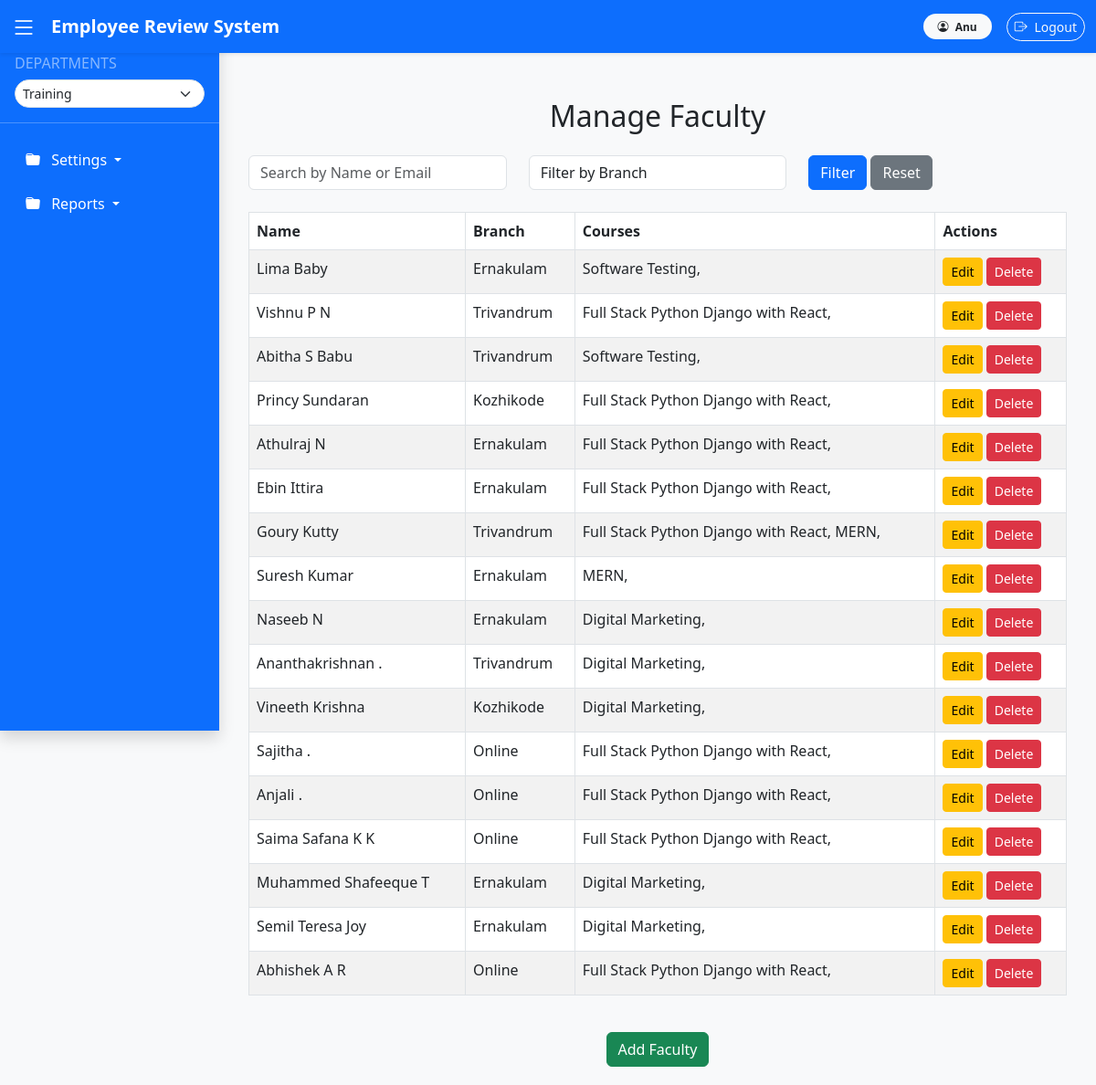
Screenshot of /faculty/ (signed in) with the database file from the repository.
### settings_app/models.py (models this page shows, shortened)
class Master(models.Model):
    created_date = models.DateTimeField(auto_now_add=True)
    isactive = models.BooleanField(default=True,verbose_name="Active")
    created_user = models.ForeignKey(User, null=True, blank=True, on_delete=models.CASCADE)
    class Meta:
        abstract = True
        ordering = ['-isactive']

class FacultyProfile(Master):
    user = models.OneToOneField(User, on_delete=models.CASCADE, related_name="faculty_user")
    branch = models.ForeignKey(Branch, on_delete=models.CASCADE)
    courses = models.ManyToManyField(Course)  # Faculty can teach multiple courses
    mobile_no = PhoneNumberField(null=True, blank=True, region='IN')  # 'IN' for India
    whatsapp_no = PhoneNumberField(null=True, blank=True, region='IN')

class Branch(Master):
    name = models.CharField(max_length=100, unique=True)

class Course(Master):
    name = models.CharField(max_length=100, unique=True)

### settings_app/views.py (the view)
# urls.py: path('faculty/', views.faculty_list, name='faculty_list'),
@login_required
def faculty_list(request):
    search_query = request.GET.get('search', '')
    branch_filter = request.GET.get('branch', '')
    faculties = FacultyProfile.objects.all()
    branches = Branch.objects.all()
    if search_query:
        faculties = faculties.filter(user__first_name__icontains=search_query) | faculties.filter(user__email__icontains=search_query)
    if branch_filter:
        faculties = faculties.filter(branch__id=branch_filter)
    return render(request, 'settings_app/faculty_list.html', {'faculties': faculties, 'branches': branches})

### settings_app/templates/settings_app/faculty_list.html (shortened to what this page needs)
{% extends 'base.html' %}
{% block content %}
<div class="container mt-5">
    <h2 class="text-center mb-4">Manage Faculty</h2>
    <form method="GET" class="mb-4">
        <div class="row">
            <div class="col-md-4">
                <input type="text" name="search" class="form-control" placeholder="Search by Name or Email" value="{{ request.GET.search }}">
            </div>
            <div class="col-md-4">
                <select name="branch" class="form-control">
                    <option value="">Filter by Branch</option>
                </select>
            </div>
            <div class="col-md-4">
                <button type="submit" class="btn btn-primary">Filter</button>
                <a href="{% url 'faculty_list' %}" class="btn btn-secondary">Reset</a>
            </div>
        </div>
    </form>
    <div class="table-responsive">
        <table class="table table-bordered table-striped">
            <thead class="thead-dark">
                <tr>
                    <th>Name</th>
                    <th>Branch</th>
                    <th>Courses</th>
                    <th>Actions</th>
                </tr>
            </thead>
            <tbody>
                {% for faculty in faculties %}
                <tr>
                    <td>{{ faculty.user.get_full_name }}</td>
                    <td>{{ faculty.branch.name }}</td>
                    <td>
                        {% for course in faculty.courses.all %}
                            <span>{{ course.name }},</span>
                        {% endfor %}
                    </td>
                    <td>
                        <a href="{% url 'edit_faculty' faculty.id %}" class="btn btn-warning btn-sm">Edit</a>
                        <a href="{% url 'delete_faculty' faculty.id %}" class="btn btn-danger btn-sm" onclick="return confirm('Are you sure you want to delete this faculty?');">Delete</a>
                    </td>
                </tr>
                {% empty %}
                <tr>
                    <td colspan="5" class="text-center">No faculty members found.</td>
                </tr>
                {% endfor %}
            </tbody>
        </table>
    </div>
    <div class="text-center mt-4">
        <a href="{% url 'add_faculty' %}" class="btn btn-success">Add Faculty</a>
    </div>
</div>
{% endblock %}

### templates/base.html (shortened to what this page needs)
<!DOCTYPE html>
<html lang="en">
<head>
    <link rel="stylesheet" href="https://cdn.jsdelivr.net/npm/bootstrap@5.3.0/dist/css/bootstrap.min.css">
    <link rel="stylesheet" href="https://cdn.jsdelivr.net/npm/bootstrap-icons@1.11.3/font/bootstrap-icons.css">
</head>
<body>
    <nav class="navbar navbar-expand-lg navbar-dark bg-primary fixed-top shadow-sm">
        <div class="container-fluid">
            <span class="sidebar-toggle text-white me-3" id="sidebarToggle">
                <i class="bi bi-list fs-3"></i>
            </span>
            <a class="navbar-brand fw-bold" href="/">Employee Review System</a>
            <div class="d-flex ms-auto align-items-center">
                {% if user.is_authenticated %}
                <span class="badge bg-light text-dark me-3 px-3 py-2 rounded-pill">
                    <i class="bi bi-person-circle me-1"></i> {{ user.username }}
                </span>
                <form action="{% url 'logout' %}" method="post" class="d-inline">
                    <button type="submit" class="btn btn-outline-light btn-sm rounded-pill">
                        <i class="bi bi-box-arrow-right me-1"></i> Logout
                    </button>
                </form>
                {% else %}
                <a href="{% url 'login' %}" class="btn btn-light text-primary btn-sm rounded-pill">
                    <i class="bi bi-box-arrow-in-right me-1"></i> Login
                </a>
                {% endif %}
            </div>
        </div>
    </nav>
    {% if user.is_authenticated and user.groups.first.name == "Manager" %}
    <div class="sidebar shadow" id="sidebarMenu">
        <h6 class="px-3 text-uppercase text-white-50">Departments</h6>
        <form id="department-form" class="px-3 mb-3">
            <select id="department-select" class="form-select form-select-sm rounded-pill"></select>
        </form>
        <hr class="text-white">
        <ul class="nav flex-column" id="department-menu"></ul>
    </div>
    {% endif %}
    <main class="content-container" id="mainContent">
        {% block content %}{% endblock %}
    </main>
</body>
</html>

### rows the page displays
FacultyProfile: user.get_full_name "Lima Baby", branch.name "Ernakulam"
Course: name "Software Testing"
FacultyProfile: user.get_full_name "Vishnu P N", branch.name "Trivandrum"
Course: name "Full Stack Python Django with React"
FacultyProfile: user.get_full_name "Abitha S Babu", branch.name "Trivandrum"
FacultyProfile: user.get_full_name "Princy Sundaran", branch.name "Kozhikode"
FacultyProfile: user.get_full_name "Athulraj N", branch.name "Ernakulam"
FacultyProfile: user.get_full_name "Ebin Ittira", branch.name "Ernakulam"
FacultyProfile: user.get_full_name "Goury Kutty", branch.name "Trivandrum"
Course: name "MERN"
FacultyProfile: user.get_full_name "Suresh Kumar", branch.name "Ernakulam"
FacultyProfile: user.get_full_name "Naseeb N", branch.name "Ernakulam"
Course: name "Digital Marketing"
FacultyProfile: user.get_full_name "Ananthakrishnan .", branch.name "Trivandrum"
FacultyProfile: user.get_full_name "Vineeth Krishna", branch.name "Kozhikode"
FacultyProfile: user.get_full_name "Sajitha .", branch.name "Online"
FacultyProfile: user.get_full_name "Anjali .", branch.name "Online"
FacultyProfile: user.get_full_name "Saima Safana K K", branch.name "Online"
FacultyProfile: user.get_full_name "Muhammed Shafeeque T", branch.name "Ernakulam"
FacultyProfile: user.get_full_name "Semil Teresa Joy", branch.name "Ernakulam"
FacultyProfile: user.get_full_name "Abhishek A R", branch.name "Online"

### other values shown
{{ user.username }} "Anu"
